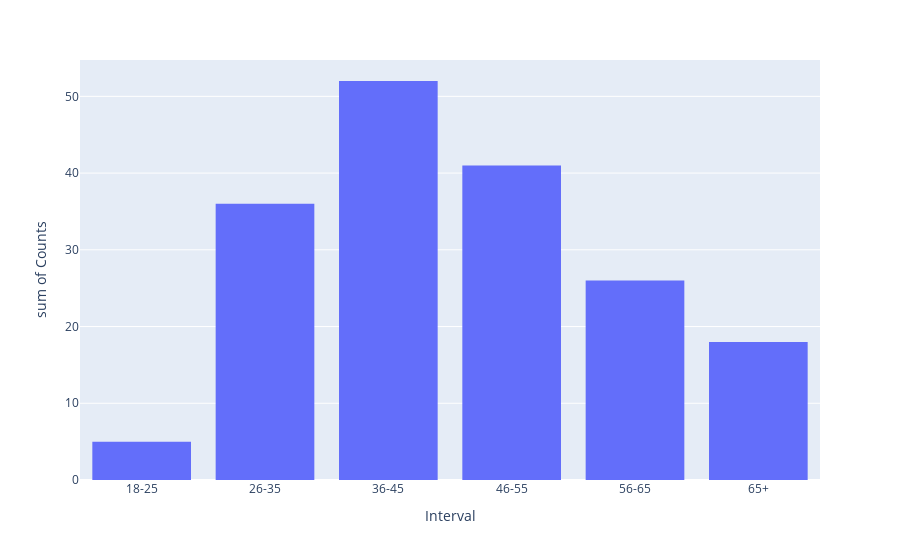

Write notebook code for a chart like this one.
### Markdown cell above
Skewness lets us know younger people buy more property than older people

### Code cell
px.histogram(age_groups, x='Interval', y='Counts')

### Figure 1 — Plotly figure (JSON) as saved in the notebook; plotly's stock layout.template omitted (floating-point values rounded to 4 significant figures)
{"data": [{"alignmentgroup": "True", "bingroup": "x", "histfunc": "sum", "hovertemplate": "Interval=%{x}<br>sum of Counts=%{y}<extra></extra>", "legendgroup": "", "marker": {"color": "#636efa", "pattern": {"shape": ""}}, "name": "", "offsetgroup": "", "orientation": "v", "showlegend": false, "type": "histogram", "x": ["18-25", "26-35", "36-45", "46-55", "56-65", "65+"], "xaxis": "x", "y": [5, 36, 52, 41, 26, 18], "yaxis": "y"}], "layout": {"barmode": "relative", "legend": {"tracegroupgap": 0}, "margin": {"t": 60}, "xaxis": {"anchor": "y", "domain": [0, 1], "title": {"text": "Interval"}}, "yaxis": {"anchor": "x", "domain": [0, 1], "title": {"text": "sum of Counts"}}}}
